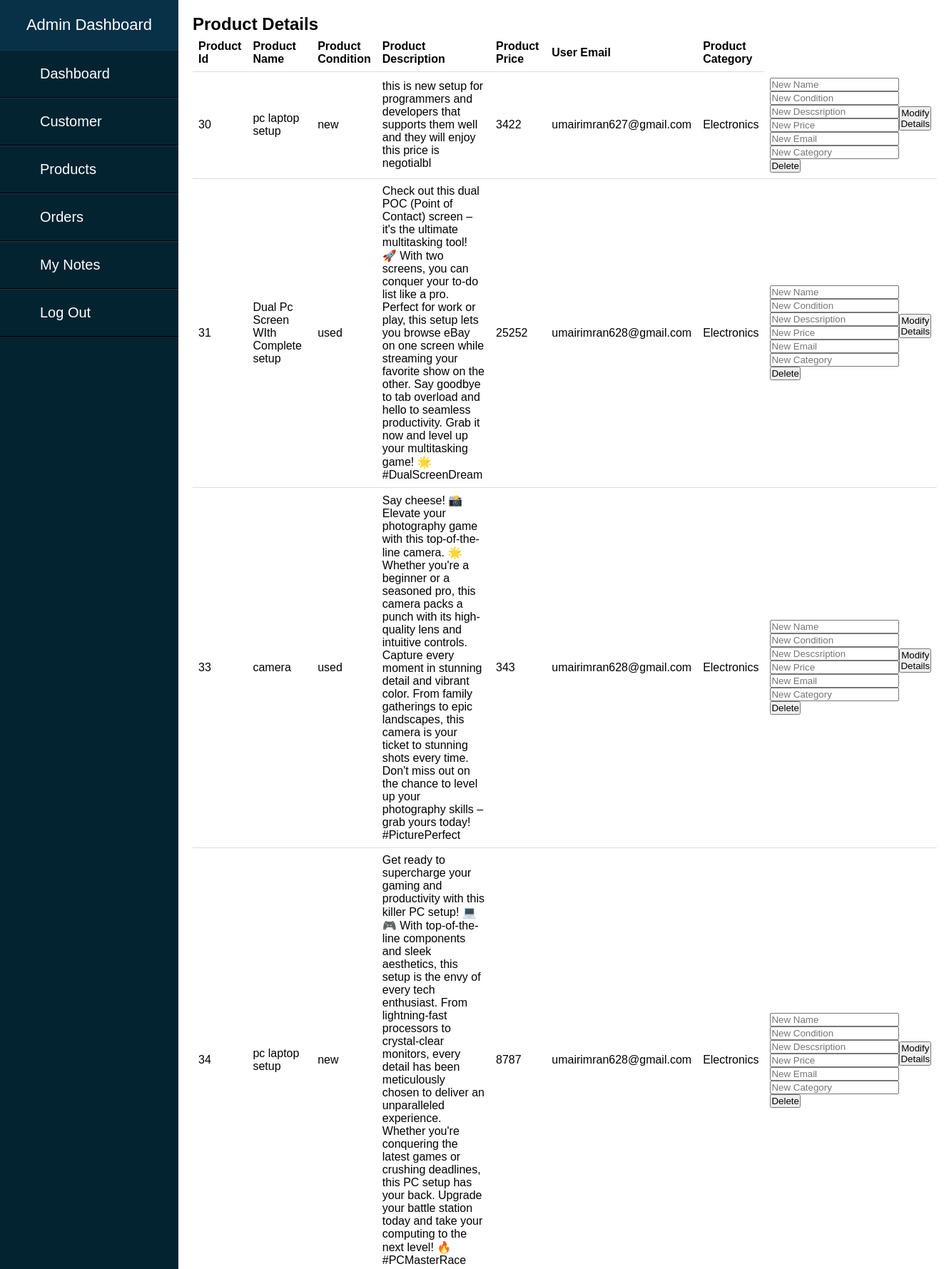
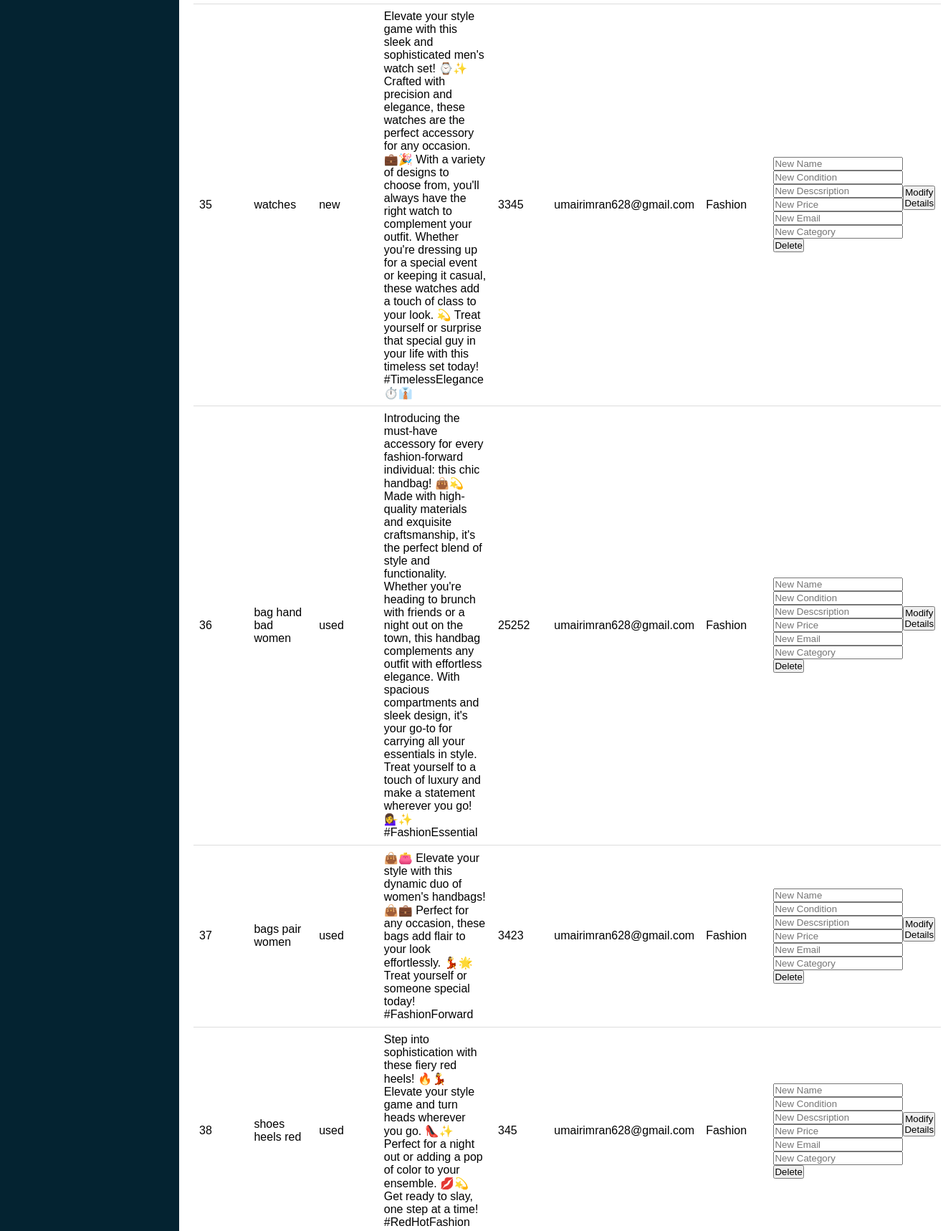
Screenshot of /Products.html (upper part) with the database file from the repository (2 pictures, top to bottom).
### tables this page shows
CREATE TABLE "product" (
	"productId"	INTEGER,
	"productName"	VARCHAR(50),
	"productCondition"	VARCHAR(50),
	"productDescription"	TEXT,
	"productPrice"	INTEGER,
	"userEmail"	INTEGER NOT NULL,
	"category"	INTEGER,
	"sold"	varchar(50),
	PRIMARY KEY("productId" AUTOINCREMENT)
);

### main.py (the view)
@app.route('/Products.html')
def index5():
    conn = sqlite3.connect('database.db')
    cursor = conn.cursor()
    cursor.execute("SELECT PRODUCTID,PRODUCTNAME,PRODUCTCONDITION,PRODUCTDESCRIPTION,PRODUCTPRICE,USEREMAIL,CATEGORY FROM PRODUCT ORDER BY PRODUCTID")
    data = cursor.fetchall()
    conn.close()
    return render_template('Products.html',data=data)

### templates/Products.html (shortened to what this page needs)
<!DOCTYPE html>
<html lang="en">
<head>
    <link rel="stylesheet" href="{{ url_for('static', filename='prd.css') }}">
</head>
<body>
    <div class="sidebar">
        <header>Admin Dashboard</header>
        <ul>
            <li><a href="admin_pg.html">Dashboard</a></li>
            <li><a href="Customer.html">Customer</a></li>
            <li><a href="Products.html">Products</a></li>
            <li><a href="orders.html">Orders</a></li>
            <li><a href="MyNotes.html">My Notes</a></li>
            <li><a href="login_pg.html">Log Out</a></li>
        </ul>
    </div>
    <div class="content">
        <h2>Product Details</h2>
        <div class="notes">
            <table>
                <thead>
                    <tr>
                        <th>Product Id</th>
                        <th>Product Name</th>
                        <th>Product Condition</th>
                        <th>Product Description</th>
                        <th>Product Price</th>
                        <th>User Email</th>
                        <th>Product Category</th>
                    </tr>
                </thead>
                <tbody>
                    {% for row in data %}
                    <tr>
                        <td>{{ row[0] }}</td>
                        <td>{{ row[1] }}</td>
                        <td>{{ row[2] }}</td>
                        <td>{{ row[3] }}</td>
                        <td>{{ row[4] }}</td>
                        <td>{{ row[5] }}</td>
                        <td>{{ row[6] }}</td>
                        <td>
                            <form action="/edit_product" method="post" class="edit-form">
                                <div class="edit-fields">
                                    <input type="text" name="product_name" placeholder="New Name">
                                    <input type="text" name="Product_Condition" placeholder="New Condition">
                                    <input type="text" name="Product_Description" placeholder="New Descsription">
                                    <input type="text" name="Product_Price" placeholder="New Price">
                                    <input type="text" name="User_Email" placeholder="New Email">
                                    <input type="text" name="Product_Category" placeholder="New Category">
                                </div>
                                <button type="submit">Modify Details</button>
                            </form>
                            <form action="/edit_product" method="post">
                                <button type="submit" formaction="/delete_product">Delete</button>
                            </form>
                        </td>
                    </tr>
                    {% endfor %}
                </tbody>
            </table>
        </div>
</body>
</html>

### static/prd.css (style rules this page uses)
html,body { width: 100%; height: 100%; font-family: sans-serif; }
* { margin: 0; padding: 0; list-style: none; text-decoration: none; }
.sidebar { position: fixed; left:0; width:250px; height: 100%; background: #042331; }
.sidebar header { font-size: 22px; color: white; text-align: center; line-height: 70px; background: #063146; user-select: none; }
.sidebar ul a { display: block; height: 100%; width: 100%; line-height: 65px; font-size: 20px; color: white; padding-left: 40px; box-sizing: border-box; border-top: 1px solid rgba(255,255,255,.1); border-bottom: 1px solid black; }
.content { padding: 20px; margin-left: 250px; }
.notes { margin-bottom: 20px; }
table { width: 100%; border-collapse: collapse; }
th, td { padding: 8px; text-align: left; border-bottom: 1px solid #ddd; }
.edit-form { display: flex; align-items: center; }

### rows the page displays
product: productId "30", productName "pc laptop setup", productCondition "new", productDescription "this is new setup for programmers and developers that supports them well and they will enjoy this price is negotialbl", productPrice "3422", userEmail "umairimran627@gmail.com", category "Electronics"
product: productId "31", productName "Dual Pc Screen WIth Complete setup", productCondition "used", productDescription "Check out this dual POC (Point of Contact) screen – it's the ultimate multitasking tool! 🚀 With two screens, you can conquer your to-do list like a pro. Perfect for work or play, this setup lets you browse eBay on one screen while streaming your favorite show on the other. Say goodbye to tab overload and hello to seamless productivity. Grab it now and level up your multitasking game! 🌟 #DualScreenDream", productPrice "25252", userEmail "umairimran628@gmail.com", category "Electronics"
product: productId "33", productName "camera", productCondition "used", productDescription "Say cheese! 📸 Elevate your photography game with this top-of-the-line camera. 🌟 Whether you're a beginner or a seasoned pro, this camera packs a punch with its high-quality lens and intuitive controls. Capture every moment in stunning detail and vibrant color. From family gatherings to epic landscapes, this camera is your ticket to stunning shots every time. Don't miss out on the chance to level up your photography skills – grab yours today! #PicturePerfect", productPrice "343", userEmail "umairimran628@gmail.com", category "Electronics"
product: productId "34", productName "pc laptop setup", productCondition "new", productDescription "Get ready to supercharge your gaming and productivity with this killer PC setup! 💻🎮 With top-of-the-line components and sleek aesthetics, this setup is the envy of every tech enthusiast. From lightning-fast processors to crystal-clear monitors, every detail has been meticulously chosen to deliver an unparalleled experience. Whether you're conquering the latest games or crushing deadlines, this PC setup has your back. Upgrade your battle station today and take your computing to the next level! 🔥 #PCMasterRace", productPrice "8787", userEmail "umairimran628@gmail.com", category "Electronics"
product: productId "35", productName "watches", productCondition "new", productDescription "Elevate your style game with this sleek and sophisticated men's watch set! ⌚️✨ Crafted with precision and elegance, these watches are the perfect accessory for any occasion. 💼🎉 With a variety of designs to choose from, you'll always have the right watch to complement your outfit. Whether you're dressing up for a special event or keeping it casual, these watches add a touch of class to your look. 💫 Treat yourself or surprise that special guy in your life with this timeless set today! #TimelessElegance ⏱️👔", productPrice "3345", userEmail "umairimran628@gmail.com", category "Fashion"
product: productId "36", productName "bag hand bad women", productCondition "used", productDescription "Introducing the must-have accessory for every fashion-forward individual: this chic handbag! 👜💫 Made with high-quality materials and exquisite craftsmanship, it's the perfect blend of style and functionality. Whether you're heading to brunch with friends or a night out on the town, this handbag complements any outfit with effortless elegance. With spacious compartments and sleek design, it's your go-to for carrying all your essentials in style. Treat yourself to a touch of luxury and make a statement wherever you go! 💁‍♀️✨ #FashionEssential", productPrice "25252", userEmail "umairimran628@gmail.com", category "Fashion"
product: productId "37", productName "bags pair women", productCondition "used", productDescription "👜👛 Elevate your style with this dynamic duo of women's handbags! 👜💼 Perfect for any occasion, these bags add flair to your look effortlessly. 💃🌟 Treat yourself or someone special today! #FashionForward", productPrice "3423", userEmail "umairimran628@gmail.com", category "Fashion"
product: productId "38", productName "shoes heels red", productCondition "used", productDescription "Step into sophistication with these fiery red heels! 🔥💃 Elevate your style game and turn heads wherever you go. 👠✨ Perfect for a night out or adding a pop of color to your ensemble. 💋💫 Get ready to slay, one step at a time! #RedHotFashion", productPrice "345", userEmail "umairimran628@gmail.com", category "Fashion"
